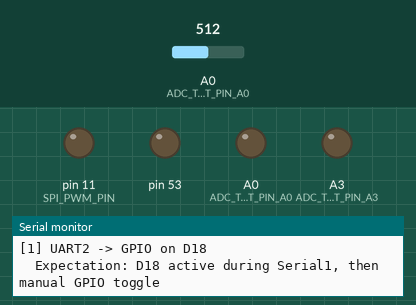
The sketch below on a simulated Arduino Mega 2560, built with avr-gcc and run on an emulated ATmega2560. Parts: output pins drawn as LEDs (lit = HIGH), the last lines printed to the serial monitor. The test bench sets the inputs (shaded band); at power-on: A0 (ADC_TEST_PIN_A0) = 512. Pins used as bus, display or sensor lines are not drawn. At 28.7 s the program stops and its outputs stay as they are.

Above: at 0.1 s.
At 4.23 s:
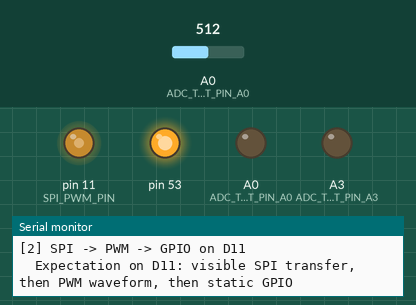
At 5.65 s:
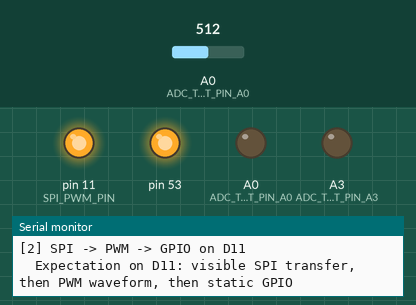
At 7.6 s:
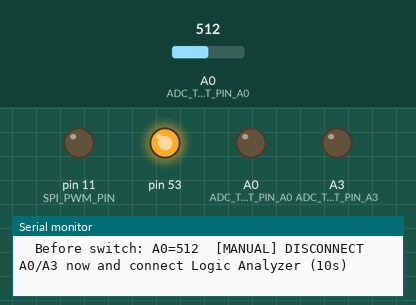
At 28.4 s:
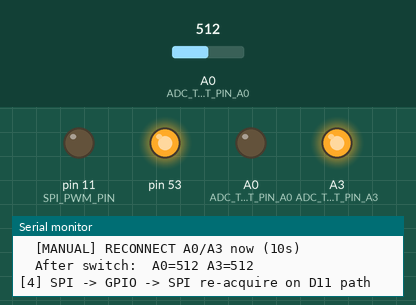
Timing chart, 0 to 29.9 s (numbered marks = the images above):
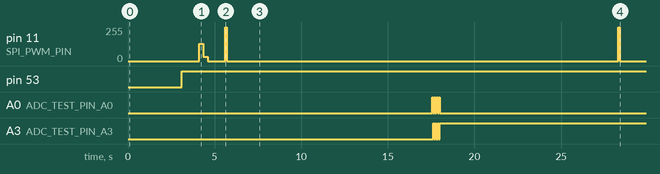

Measured:
- by itself, pin 53: LOW → HIGH at 3.1 s
- by itself, pin 11 (SPI_PWM_PIN): 0/255 → 128/255 at 4.1 s, → 32/255 0.25 s later, → 0/255 0.25 s later, → 255/255 1.0 s later, … (7 changes in this stretch)

The sketch:

DynamicPinControl.ino
```cpp
#include <SPI.h>
#include <Wire.h>

static const uint8_t UART2_TX_PIN = 18;
static const uint8_t SPI_PWM_PIN = 11;

// ADC test pins: A0=PC4 (pin 76), A3=PB1 (pin 79)
static const uint8_t ADC_TEST_PIN_A0 = A0;
static const uint8_t ADC_TEST_PIN_A3 = A3;

static void print_banner() {
  Serial.println("\n=== GIGA Dynamic PINCTRL test ===");
  Serial.println("Setup:");
  Serial.println("  - Serial/Logic Analyzer CH1: D18 (UART->GPIO transition)");
  Serial.println("  - Logic Analyzer CH2: D11 (SPI/PWM/GPIO transitions)");
  Serial.println("  - Serial/Logic Analyzer CH3: A0->GND, A3->3.3V (ADC/GPIO/ADC transitions)");
}

static void test_uart_gpio() {
  Serial.println("\n[1] UART2 -> GPIO on D18");
  Serial.println("  Expectation: D18 active during Serial1, then manual GPIO toggle");

  Serial1.begin(115200);
  Serial1.println("UART2 active before GPIO");
  delay(40);
  Serial1.end();

  pinMode(UART2_TX_PIN, OUTPUT);
  digitalWrite(UART2_TX_PIN, HIGH);
  delay(250);
  digitalWrite(UART2_TX_PIN, LOW);
  delay(250);

  Serial1.begin(115200);
  Serial1.println("UART2 active after GPIO");
  delay(40);
  Serial1.end();
}

static void test_spi_pwm_gpio() {
  Serial.println("\n[2] SPI -> PWM -> GPIO on D11");
  Serial.println("  Expectation on D11: visible SPI transfer, then PWM waveform, then static GPIO");

  SPI.begin();
  SPI.beginTransaction(SPISettings(1000000, MSBFIRST, SPI_MODE0));
  for (uint16_t i = 0; i < 10; i++) {
    (void)SPI.transfer((uint8_t)i);
  }
  SPI.endTransaction();
  SPI.end();

  delay(1000);

  analogWrite(SPI_PWM_PIN, 128);
  delay(250);
  analogWrite(SPI_PWM_PIN, 32);
  delay(250);
  analogWrite(SPI_PWM_PIN, 0);

  delay(1000);

  pinMode(SPI_PWM_PIN, OUTPUT);
  digitalWrite(SPI_PWM_PIN, HIGH);
  delay(100);
  digitalWrite(SPI_PWM_PIN, LOW);
  delay(100);

  SPI.begin();
  SPI.beginTransaction(SPISettings(1000000, MSBFIRST, SPI_MODE0));
  for (uint16_t i = 0; i < 10; i++) {
    (void)SPI.transfer((uint8_t)i);
  }
  SPI.endTransaction();
  SPI.end();
}

static void test_adc_gpio_adc_manual() {
  Serial.println("\n[2] ADC -> GPIO -> ADC on A0/A3 (manual test)");
  Serial.println("  Expectation: Read A0 then GPIO toggle, then read A0/A3 again with expected values");
  delay(1500);

  pinMode(ADC_TEST_PIN_A3, OUTPUT);
  int a0_before = analogRead(ADC_TEST_PIN_A0);
  //int a3_before = analogRead(ADC_TEST_PIN_A3);
  Serial.print("  Before switch: A0=");
  Serial.print(a0_before);
  //Serial.print(" A3=");
  //Serial.println(a3_before);

  Serial.println("  [MANUAL] DISCONNECT A0/A3 now and connect Logic Analyzer (10s)");
  delay(10000);

  pinMode(ADC_TEST_PIN_A0, OUTPUT);
  for (int i = 0; i < 4; i++) {
    digitalWrite(ADC_TEST_PIN_A0, HIGH);
    digitalWrite(ADC_TEST_PIN_A3, LOW);
    delay(60);
    digitalWrite(ADC_TEST_PIN_A0, LOW);
    digitalWrite(ADC_TEST_PIN_A3, HIGH);
    delay(60);
  }

  Serial.println("  [MANUAL] RECONNECT A0/A3 now (10s)");
  delay(10000);

  int a0_after = analogRead(ADC_TEST_PIN_A0);
  int a3_after = analogRead(ADC_TEST_PIN_A3);
  Serial.print("  After switch:  A0=");
  Serial.print(a0_after);
  Serial.print(" A3=");
  Serial.println(a3_after);
}

static void test_spi_gpio_spi() {
  Serial.println("\n[4] SPI -> GPIO -> SPI re-acquire on D11 path");

  SPI.begin();
  SPI.beginTransaction(SPISettings(1000000, MSBFIRST, SPI_MODE0));
  for (uint16_t i = 0; i < 10; i++) {
    (void)SPI.transfer((uint8_t)(0x30 + (i & 0x0F)));
  }
  SPI.endTransaction();
  SPI.end();

  pinMode(SPI_PWM_PIN, OUTPUT);
  digitalWrite(SPI_PWM_PIN, HIGH);
  delay(100);
  digitalWrite(SPI_PWM_PIN, LOW);

  SPI.begin();
  SPI.beginTransaction(SPISettings(1000000, MSBFIRST, SPI_MODE0));
  for (uint16_t i = 0; i < 10; i++) {
    (void)SPI.transfer((uint8_t)(0xC0 + (i & 0x0F)));
  }
  SPI.endTransaction();
  SPI.end();
}

void setup() {
  Serial.begin(115200);
  while (!Serial) {
    delay(10);
  }
  print_banner();
}

void loop() {
  test_uart_gpio();
  delay(2500);

  test_spi_pwm_gpio();
  delay(250);

  test_adc_gpio_adc_manual();
  delay(250);

  test_spi_gpio_spi();
  delay(250);

  Serial.println("\n=== Test cycle complete ===");

  while (1) {};
}
```
